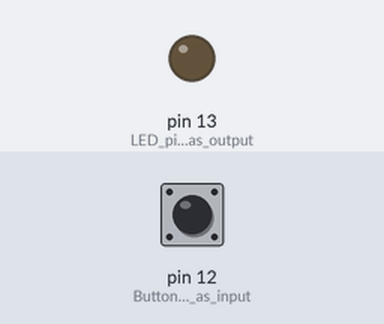
Bench run of a sketch on a simulated Arduino Uno, built with avr-gcc and run on an emulated ATmega328P. On the bench: output pins drawn as LEDs (lit = HIGH). Inputs (shaded band) come from the test bench; at power-on: pin 12 (Button_pin_as_input) HIGH.

Above: at 1.2 s.
1.3 s: pin 12 (Button_pin_as_input) pulled LOW for 0.15 s
At 1.37 s:
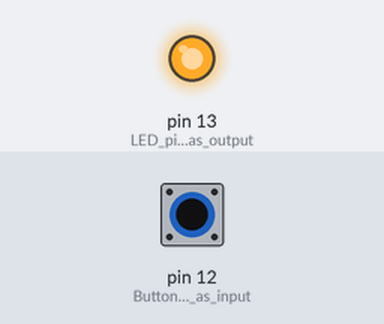
2.9 s: pin 12 (Button_pin_as_input) pulled LOW for 3.2 s
At 7.5 s:
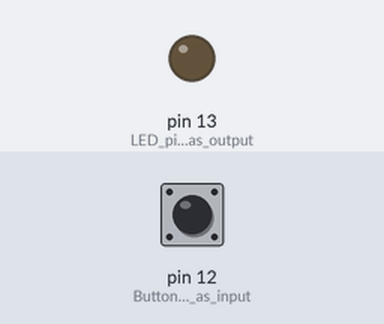
Timing chart, 0 to 9.0 s (numbered marks = the images above; inputs shaded):
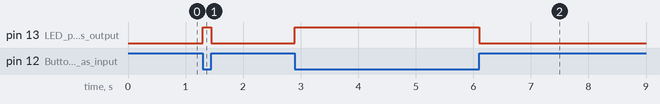

Measured:
- after the input at 1.3 s, pin 13 (LED_pin_as_output): LOW → HIGH at once, → LOW 0.15 s later
- after the input at 2.9 s, pin 13 (LED_pin_as_output): LOW → HIGH at once, → LOW 3.2 s later

The sketch:

Push_Button_LED.ino
```cpp
//Push Button LED (Basic Input)
//Concept: Digital input, digitalRead(), if condition.

void setup() {
  pinMode(12, INPUT_PULLUP); // Button pin as input (internal pull-up)
  pinMode(13, OUTPUT);      // LED pin as output
}

void loop() {
  if (digitalRead(12) == LOW) {  // Button pressed
    digitalWrite(13, HIGH);
  } else {
    digitalWrite(13, LOW);
  }
}
```
